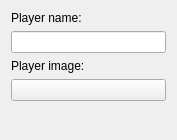
<?xml version="1.0" encoding="UTF-8"?>
<ui version="4.0">
 <class>ConfigPlayer</class>
 <widget class="QWidget" name="ConfigPlayer">
  <property name="geometry">
   <rect>
    <x>0</x>
    <y>0</y>
    <width>177</width>
    <height>140</height>
   </rect>
  </property>
  <layout class="QVBoxLayout" name="verticalLayout">
   <item>
    <widget class="QLabel" name="label">
     <property name="text">
      <string>Player name:</string>
     </property>
     <property name="buddy">
      <cstring>kcfg_PlayerName</cstring>
     </property>
    </widget>
   </item>
   <item>
    <widget class="QLineEdit" name="kcfg_PlayerName"/>
   </item>
   <item>
    <widget class="QLabel" name="label_2">
     <property name="text">
      <string>Player image:</string>
     </property>
     <property name="buddy">
      <cstring>kcfg_PlayerImage</cstring>
     </property>
    </widget>
   </item>
   <item>
    <widget class="CustomLocationIconButton" name="kcfg_PlayerImage"/>
   </item>
   <item>
    <spacer name="verticalSpacer">
     <property name="orientation">
      <enum>Qt::Vertical</enum>
     </property>
     <property name="sizeHint" stdset="0">
      <size>
       <width>20</width>
       <height>17</height>
      </size>
     </property>
    </spacer>
   </item>
  </layout>
 </widget>
 <customwidgets>
  <customwidget>
   <class>CustomLocationIconButton</class>
   <extends>QPushButton</extends>
   <header location="global">customlocationiconbutton.h</header>
  </customwidget>
 </customwidgets>
 <resources/>
 <connections/>
</ui>
